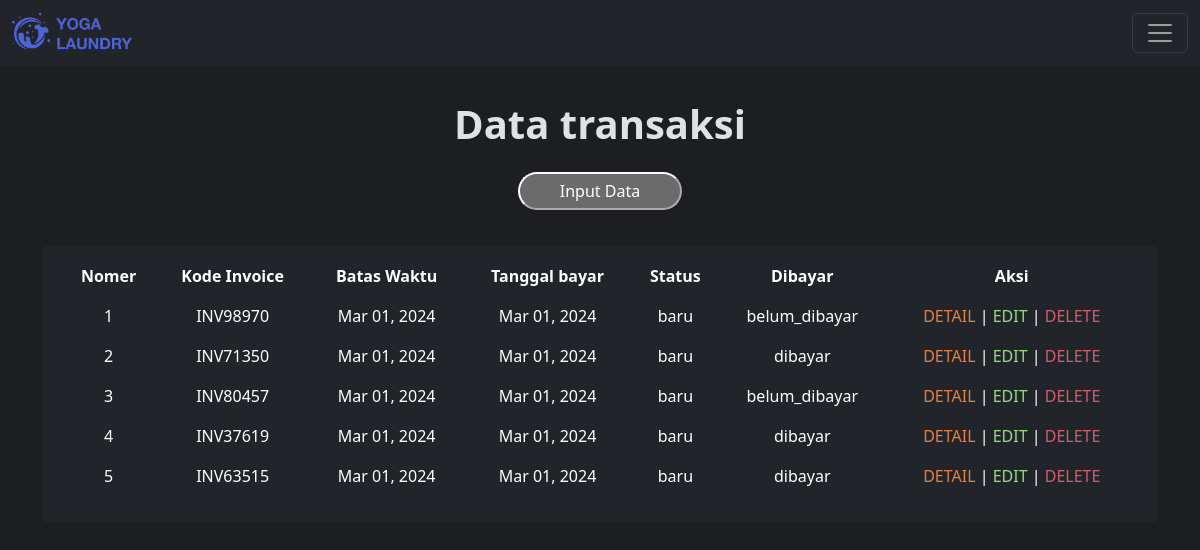
The page /php/view/control.php?page=view_transaksi (signed in) on the database as committed earlier.
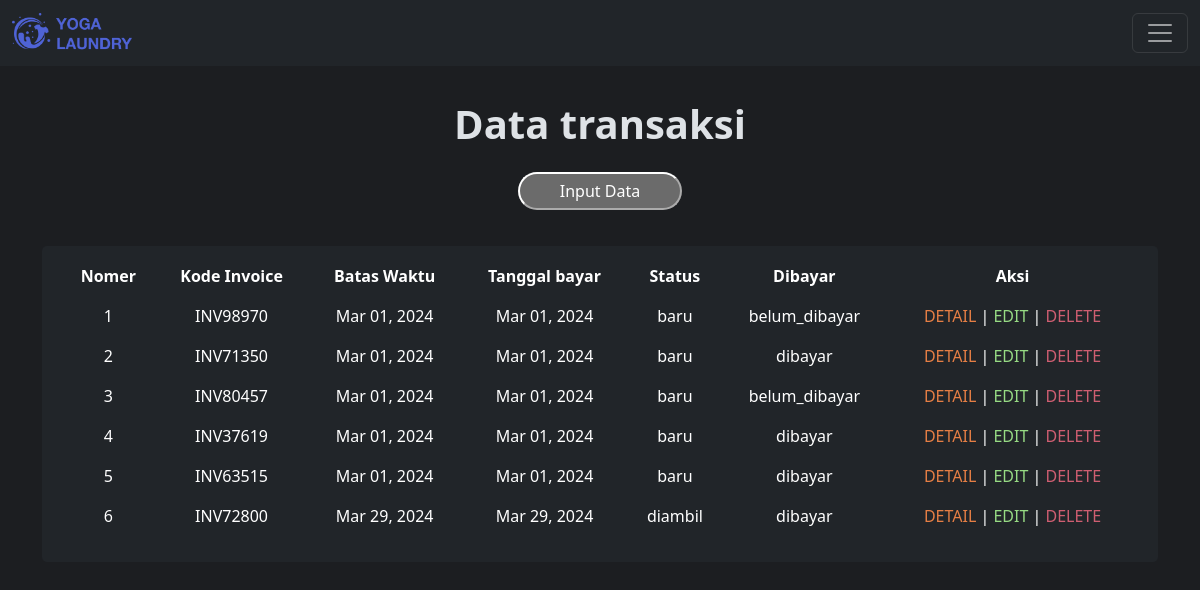
The same page on the database as committed later.
### tables this page shows
CREATE TABLE `tb_transaksi` (
  `id` int NOT NULL,
  `id_outlet` int NOT NULL,
  `kode_invoice` varchar(100) NOT NULL,
  `id_member` int NOT NULL,
  `tgl` datetime NOT NULL,
  `batas_waktu` datetime NOT NULL,
  `tgl_bayar` datetime NOT NULL,
  `biaya_tambahan` int NOT NULL,
  `diskon` double NOT NULL,
  `pajak` int NOT NULL,
  `status` enum('baru','proses','selesai','diambil') NOT NULL,
  `dibayar` enum('dibayar','belum_dibayar') NOT NULL,
  `id_user` int NOT NULL
);

### php/view/control.php (called while the page is built)
<?php
include_once "../template/header.php";
include_once "../template/content.php";
include_once "../template/footer.php";

### php/view/transaksi.php (the view)
<div class="view-container">
  <h1 class="fw-bold">Data transaksi</h1>
  <a href="./control.php?page=add_transaksi">
    <button class="view-button">Input Data</button>
  </a>
  <div class="container">
    <div class="table-container">
      <table class="table table-borderless table-hover">
        <thead class="table-header text-center">
          <th>Nomer</th>
          <th>Kode Invoice</th>
          <th>Batas Waktu</th>
          <th>Tanggal bayar</th>
          <th>Status</th>
          <th>Dibayar</th>
          <th>Aksi</th>
        </thead>
        <?php
        $tampil = mysqli_query($koneksi, "SELECT * FROM tb_transaksi");
        $no = 1;
        while ($hasil = mysqli_fetch_array($tampil)) {
          $batas_waktu = date("M d, Y", strtotime($hasil['batas_waktu']));
          $tgl_bayar = date("M d, Y", strtotime($hasil['tgl_bayar']));
        ?>
          <tr class="text-center">
            <td><?= $no++ ?></td>
            <td><?= $hasil['kode_invoice']; ?></td>
            <td><?= $batas_waktu; ?></td>
            <td><?= $tgl_bayar; ?></td>
            <td><?= $hasil['status']; ?></td>
            <td><?= $hasil['dibayar']; ?></td>
            <td>
              <div class="action-container">
                <a style="color:#e67f45;" href="./control.php?page=detail_transaksi&id=<?= $hasil['id']; ?>">DETAIL</a> | <a style="color:#97db84;" href="./control.php?page=update_transaksi&id=<?= $hasil['id']; ?>">EDIT</a> | <a style="color:#cf5e71" href="../delete/delete_transaksi.php?id=<?= $hasil['id']; ?>">DELETE
              </div>
            </td>
          </tr>
        <?php } ?>
      </table>
    </div>
  </div>
</div>

Rows that differ between the two databases and show on the page:
added tb_transaksi: kode_invoice "INV72800", batas_waktu "Mar 29, 2024", tgl_bayar "Mar 29, 2024", status "diambil", dibayar "dibayar"
